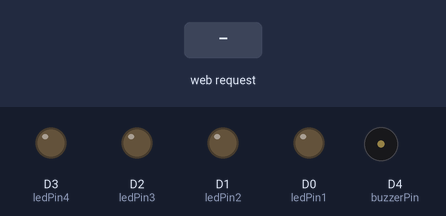
Recording of a sketch running on a simulated ESP8266 (NodeMCU). Shown: output pins drawn as LEDs (lit = HIGH), buzzer (waves = sounding, pin HIGH). The inputs (shaded band) are chosen by the test bench. WiFi joins after 1.5 s; servers stay silent unless stated; what the sketch prints to the serial monitor is not drawn.

Above: at 3.2 s.
3.3 s: HTTP request GET /led/1 received
At 3.9 s:
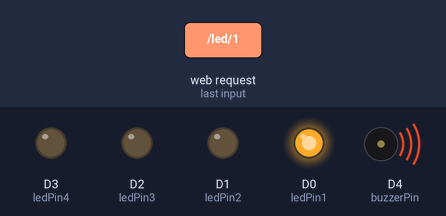
4.8 s: HTTP request GET /led/2 received
At 5.4 s:
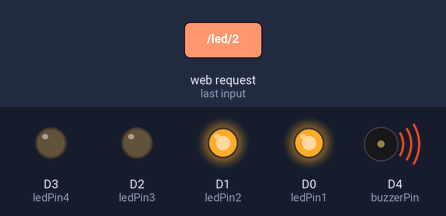
6.3 s: HTTP request GET /led/3 received
At 7.5 s:
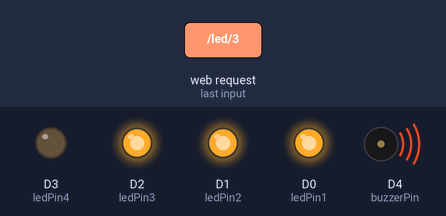
7.8 s: HTTP request GET /led/4 received
At 8.9 s:
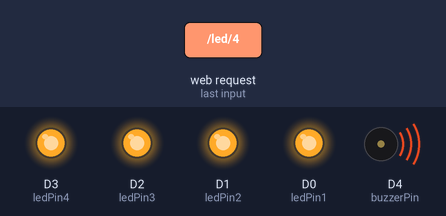
9.3 s: HTTP request GET /led/1 received
At 9.7 s:
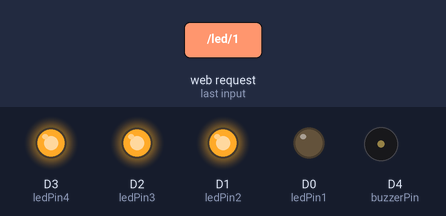
10.8 s: HTTP request GET /led/2 received
At 11.2 s:
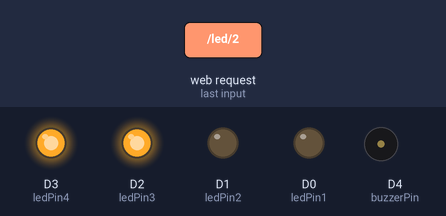
Timing chart, 0 to 13.3 s (numbered marks = the images above; inputs shaded):
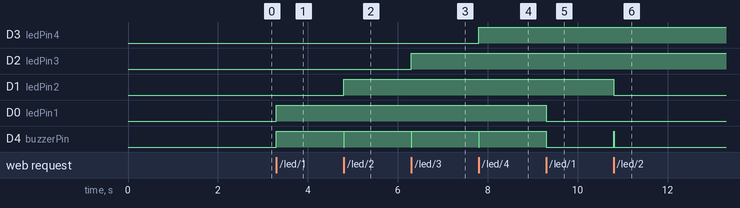

Measured:
- after the input at 3.3 s, D0 (ledPin1), D4 (buzzerPin): LOW → HIGH at once
- after the input at 4.8 s, D1 (ledPin2): LOW → HIGH at once; D4 (buzzerPin): HIGH → LOW at once, → HIGH 0.01 s later
- after the input at 6.3 s, D2 (ledPin3): LOW → HIGH at once; D4 (buzzerPin): HIGH → LOW at once, → HIGH 0.01 s later
- after the input at 7.8 s, D3 (ledPin4): LOW → HIGH at once; D4 (buzzerPin): HIGH → LOW at once, → HIGH 0.01 s later
- after the input at 9.3 s, D0 (ledPin1), D4 (buzzerPin): HIGH → LOW at once
- after the input at 10.8 s, D1 (ledPin2): HIGH → LOW at once; D4 (buzzerPin): LOW → HIGH at once, → LOW 0.01 s later

The sketch:

Andon_receiver.ino
```cpp
//Receiver code(led side)
#include <ESP8266WiFi.h>
#include <ESP8266WebServer.h>

const char* ssid = "8029567010";      // Replace with your WiFi SSID
const char* password = "8029567010";  // Replace with your WiFi password

ESP8266WebServer server(80);

int ledPin1 = D0; // Connect LED 1 to D1 (GPIO5)
int ledPin2 = D1; // Connect LED 2 to D2 (GPIO4)
int ledPin3 = D2; // Connect LED 3 to D3 (GPIO0)
int ledPin4 = D3;
const int buzzerPin = D4;

void setup() {
  pinMode(ledPin1, OUTPUT);
  pinMode(ledPin2, OUTPUT);
  pinMode(ledPin3, OUTPUT);
  pinMode(ledPin4, OUTPUT);
  digitalWrite(ledPin1, LOW);
  digitalWrite(ledPin2, LOW);
  digitalWrite(ledPin3, LOW);
  digitalWrite(ledPin4, LOW);
  pinMode(buzzerPin, OUTPUT);

  Serial.begin(115200);
  delay(10);

  WiFi.begin(ssid, password);
  while (WiFi.status() != WL_CONNECTED) {
    delay(1000);
    Serial.println("Connecting to WiFi...");
  }
  Serial.println("Connected to WiFi");
  Serial.println("IP address: ");
  Serial.println(WiFi.localIP());

  server.on("/led/1", []() {
    digitalWrite(ledPin1, !digitalRead(ledPin1));
    digitalWrite(buzzerPin, !digitalRead(buzzerPin));
    delay(10);
    digitalWrite(ledPin1, digitalRead(ledPin1));
    digitalWrite(buzzerPin, digitalRead(buzzerPin));
    server.send(200, "text/plain", "LED 1 toggled");
  });

  server.on("/led/2", []() {
    digitalWrite(ledPin2, !digitalRead(ledPin2));
    digitalWrite(buzzerPin, !digitalRead(buzzerPin));
    delay(10);
    digitalWrite(ledPin2, digitalRead(ledPin2));
    digitalWrite(buzzerPin, !digitalRead(buzzerPin));
    server.send(200, "text/plain", "LED 2 toggled");
  });

  server.on("/led/3", []() {
    digitalWrite(ledPin3, !digitalRead(ledPin3));
    digitalWrite(buzzerPin, !digitalRead(buzzerPin));
    delay(10);
    digitalWrite(ledPin3, digitalRead(ledPin3));
    digitalWrite(buzzerPin, !digitalRead(buzzerPin));
    server.send(200, "text/plain", "LED 3 toggled");
  });

  server.on("/led/4", []() {
    digitalWrite(ledPin4, !digitalRead(ledPin4));
    digitalWrite(buzzerPin, !digitalRead(buzzerPin));
    delay(10);
    digitalWrite(ledPin4, digitalRead(ledPin4));
    digitalWrite(buzzerPin, !digitalRead(buzzerPin));
    server.send(200, "text/plain", "LED 4 toggled");
  });

  server.onNotFound([]() {
    server.send(404, "text/plain", "Not Found");
  });

  server.begin();
  Serial.println("Server started");

}

void loop() {
  server.handleClient();
}
```
